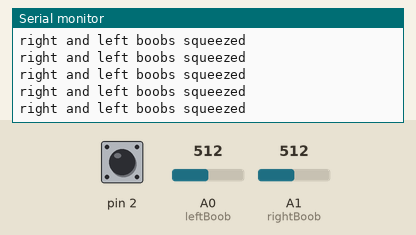
A sketch run on a simulated Arduino Uno, built with avr-gcc and run on an emulated ATmega328P. Parts: the last lines printed to the serial monitor. Inputs (shaded band) come from the test bench; at power-on: A0 (leftBoob) = 512, A1 (rightBoob) = 512, pin 2 HIGH.

Above: at 1.2 s.
1.3 s: A0 (leftBoob) set to 0
At 1.71 s:
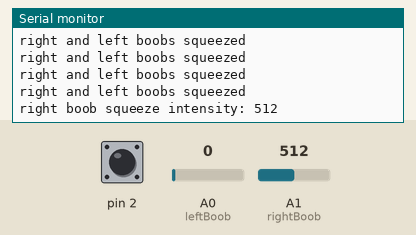
3.5 s: A1 (rightBoob) set to 0
At 3.74 s:
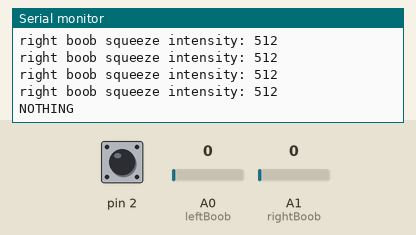
5.5 s: pin 2 pulled LOW for 0.3 s
At 5.76 s:
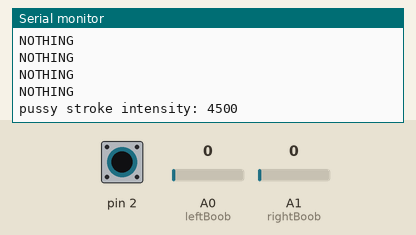
7.3 s: A0 (leftBoob) set to 40
At 7.54 s:
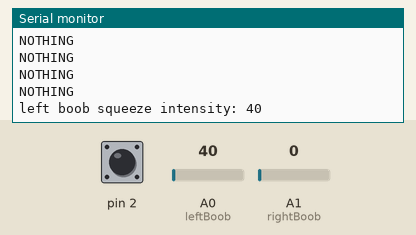
9.3 s: pin 2 pulled LOW for 3.2 s
At 9.58 s:
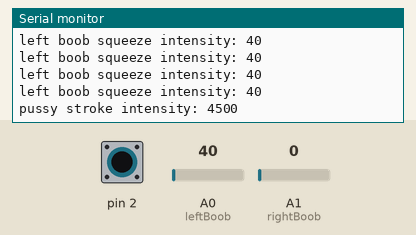

The sketch:

fsr_capSense.ino
```cpp
// capSense sketch combined with FSR sketch

#include <CapacitiveSensor.h>

int leftBoob = A0;
int rightBoob = A1;

CapacitiveSensor cs_4_2 = CapacitiveSensor(4,2);

void setup() {
  cs_4_2.set_CS_AutocaL_Millis(0xFFFFFFFF);
  Serial.begin(9600);
}

void loop(){
  int leftBoobSqueeze = analogRead(leftBoob);
  int rightBoobSqueeze = analogRead(rightBoob);

  long start = millis();
  long pussyStroke =  cs_4_2.capacitiveSensor(30);

  // if both boobs and vagina are touched:
  if(pussyStroke > 30 && leftBoobSqueeze > 0 && rightBoobSqueeze > 0) {
    Serial.println("light up all LEDs and move all servos at once");
  }

  // if nothing is touched
  else if (pussyStroke <= 30 && leftBoobSqueeze == 0 && rightBoobSqueeze == 0) {
    Serial.println("NOTHING");
  }

  // else if 1-2 of them are touched:
  else {
    // logic for the boobs:
    if(leftBoobSqueeze > 0 || rightBoobSqueeze > 0) {
      // if only left boob is squeezed:
      if(leftBoobSqueeze > 0 && rightBoobSqueeze == 0) {
        Serial.print("left boob squeeze intensity: ");
        Serial.println(leftBoobSqueeze);
      }
      // if only right boob is squeezed:
      else if(rightBoobSqueeze > 0 && leftBoobSqueeze == 0) {
        Serial.print("right boob squeeze intensity: ");
        Serial.println(rightBoobSqueeze);
      }
      // if both boobs are squeezed:
      else if(rightBoobSqueeze > 0 && leftBoobSqueeze > 0) {
        Serial.println("right and left boobs squeezed");
      }
    }
    // logic for the vagina:
    if(pussyStroke > 30) {
      Serial.print("pussy stroke intensity: ");
      Serial.println(pussyStroke);
    }
  }

  delay(250); //just here to slow down the output for easier reading
}
```

Measured:
- after the input at 1.3 s, the serial monitor: prints a new line after 0.22 s (image 1)
- after the input at 3.5 s, the serial monitor: prints a new line after 0.05 s (image 2)
- after the input at 5.5 s, the serial monitor: prints a new line after 0.08 s (image 3)
- after the input at 7.3 s, the serial monitor: prints a new line after 0.05 s (image 4)
- after the input at 9.3 s, the serial monitor: prints a new line after 0.12 s (image 5)
